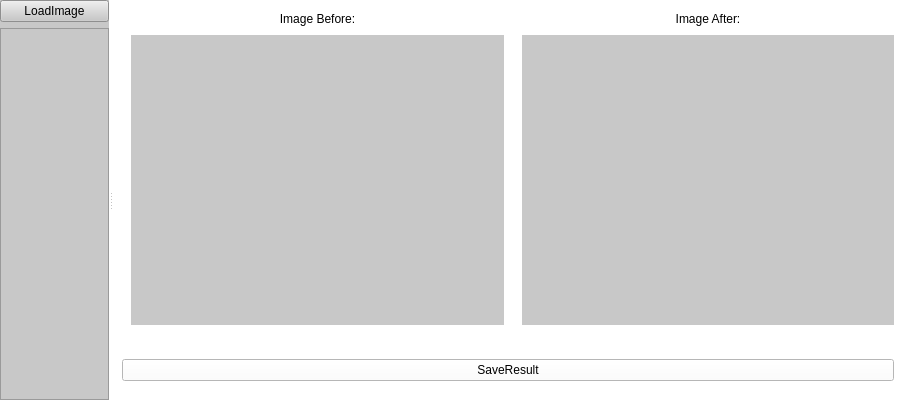
<?xml version="1.0" encoding="UTF-8"?>
<ui version="4.0">
 <class>MainWindow</class>
 <widget class="QMainWindow" name="MainWindow">
  <property name="geometry">
   <rect>
    <x>0</x>
    <y>0</y>
    <width>903</width>
    <height>400</height>
   </rect>
  </property>
  <property name="minimumSize">
   <size>
    <width>600</width>
    <height>400</height>
   </size>
  </property>
  <property name="windowTitle">
   <string>MainWindow</string>
  </property>
  <widget class="QWidget" name="centralwidget">
   <property name="styleSheet">
    <string notr="true">background-color: rgb(255, 255, 255);</string>
   </property>
   <layout class="QVBoxLayout" name="verticalLayout">
    <property name="spacing">
     <number>0</number>
    </property>
    <property name="leftMargin">
     <number>0</number>
    </property>
    <property name="topMargin">
     <number>0</number>
    </property>
    <property name="rightMargin">
     <number>0</number>
    </property>
    <property name="bottomMargin">
     <number>0</number>
    </property>
    <item>
     <widget class="QSplitter" name="ContentSplitter">
      <property name="orientation">
       <enum>Qt::Horizontal</enum>
      </property>
      <property name="childrenCollapsible">
       <bool>true</bool>
      </property>
      <widget class="QWidget" name="LeftMenu" native="true">
       <property name="sizePolicy">
        <sizepolicy hsizetype="Preferred" vsizetype="Preferred">
         <horstretch>1</horstretch>
         <verstretch>0</verstretch>
        </sizepolicy>
       </property>
       <property name="maximumSize">
        <size>
         <width>16777215</width>
         <height>16777215</height>
        </size>
       </property>
       <property name="baseSize">
        <size>
         <width>0</width>
         <height>0</height>
        </size>
       </property>
       <property name="styleSheet">
        <string notr="true">background-color: rgb(200, 200, 200);</string>
       </property>
       <layout class="QVBoxLayout" name="verticalLayout_3">
        <item>
         <widget class="QPushButton" name="load_image">
          <property name="text">
           <string>LoadImage</string>
          </property>
         </widget>
        </item>
        <item>
         <widget class="QListView" name="listView"/>
        </item>
       </layout>
      </widget>
      <widget class="QWidget" name="Center" native="true">
       <property name="sizePolicy">
        <sizepolicy hsizetype="Preferred" vsizetype="Preferred">
         <horstretch>10</horstretch>
         <verstretch>0</verstretch>
        </sizepolicy>
       </property>
       <property name="baseSize">
        <size>
         <width>0</width>
         <height>0</height>
        </size>
       </property>
       <property name="styleSheet">
        <string notr="true"/>
       </property>
       <layout class="QVBoxLayout" name="verticalLayout_2">
        <item>
         <widget class="QWidget" name="images" native="true">
          <layout class="QHBoxLayout" name="horizontalLayout">
           <property name="spacing">
            <number>0</number>
           </property>
           <property name="topMargin">
            <number>0</number>
           </property>
           <property name="rightMargin">
            <number>0</number>
           </property>
           <property name="bottomMargin">
            <number>0</number>
           </property>
           <item>
            <widget class="QWidget" name="left_part" native="true">
             <layout class="QVBoxLayout" name="verticalLayout_5">
              <item>
               <widget class="QLabel" name="before_text">
                <property name="minimumSize">
                 <size>
                  <width>0</width>
                  <height>0</height>
                 </size>
                </property>
                <property name="maximumSize">
                 <size>
                  <width>16777215</width>
                  <height>20</height>
                 </size>
                </property>
                <property name="text">
                 <string>Image Before:</string>
                </property>
                <property name="scaledContents">
                 <bool>true</bool>
                </property>
                <property name="alignment">
                 <set>Qt::AlignCenter</set>
                </property>
               </widget>
              </item>
              <item>
               <widget class="QLabel" name="image_before">
                <property name="sizePolicy">
                 <sizepolicy hsizetype="Ignored" vsizetype="Ignored">
                  <horstretch>1</horstretch>
                  <verstretch>0</verstretch>
                 </sizepolicy>
                </property>
                <property name="autoFillBackground">
                 <bool>false</bool>
                </property>
                <property name="styleSheet">
                 <string notr="true">background-color: rgb(200, 200, 200);</string>
                </property>
                <property name="text">
                 <string/>
                </property>
                <property name="scaledContents">
                 <bool>true</bool>
                </property>
               </widget>
              </item>
             </layout>
            </widget>
           </item>
           <item>
            <widget class="QWidget" name="right_part" native="true">
             <layout class="QVBoxLayout" name="verticalLayout_6">
              <item>
               <widget class="QLabel" name="after_text">
                <property name="maximumSize">
                 <size>
                  <width>16777215</width>
                  <height>20</height>
                 </size>
                </property>
                <property name="text">
                 <string>Image After:</string>
                </property>
                <property name="scaledContents">
                 <bool>true</bool>
                </property>
                <property name="alignment">
                 <set>Qt::AlignCenter</set>
                </property>
               </widget>
              </item>
              <item>
               <widget class="QLabel" name="image_after">
                <property name="sizePolicy">
                 <sizepolicy hsizetype="Ignored" vsizetype="Ignored">
                  <horstretch>1</horstretch>
                  <verstretch>0</verstretch>
                 </sizepolicy>
                </property>
                <property name="styleSheet">
                 <string notr="true">background-color: rgb(200, 200, 200);</string>
                </property>
                <property name="text">
                 <string/>
                </property>
                <property name="scaledContents">
                 <bool>true</bool>
                </property>
               </widget>
              </item>
             </layout>
            </widget>
           </item>
          </layout>
         </widget>
        </item>
        <item>
         <widget class="QWidget" name="save_area" native="true">
          <property name="maximumSize">
           <size>
            <width>16777215</width>
            <height>60</height>
           </size>
          </property>
          <layout class="QVBoxLayout" name="verticalLayout_4">
           <item>
            <widget class="QPushButton" name="pushButton">
             <property name="text">
              <string>SaveResult</string>
             </property>
            </widget>
           </item>
          </layout>
         </widget>
        </item>
       </layout>
      </widget>
     </widget>
    </item>
   </layout>
  </widget>
 </widget>
 <resources/>
 <connections/>
</ui>
